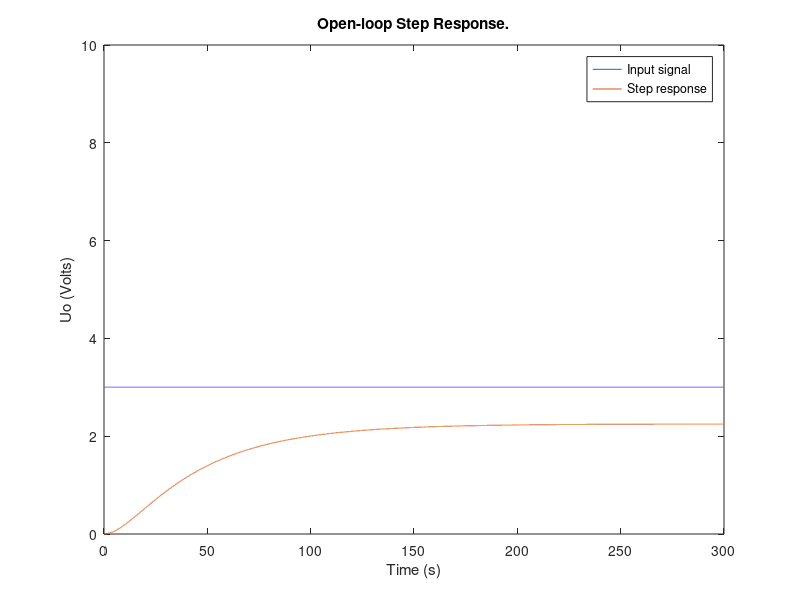
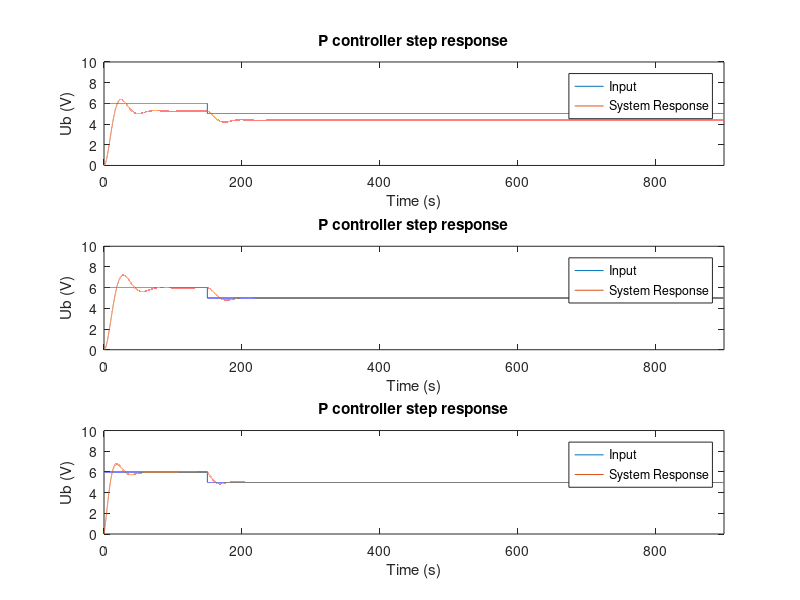

Write the MATLAB code that produced these figures, in order. (Note: a time limit stopped this script after it produced the figures.)
close all;
clear all;
pkg load control % Delete it
clc

Ks = 0.75;
Tg = 50;
Tu = 5;

T1 = 10;
T2 = 40;

sys  = Ks * tf(1, [T1 1]) * tf(1, [T2 1])

%D1
figure('Name','Transfer function')
% [y,t] = step(sys);
t=0:0.01:300;
for k=1:length(t)
    if(t(k)<0)
        y(k) = 0;
    else
        y(k) = 3;
    end
end
plot(t, y);
hold on
st = lsim(sys,y,t);
plot(t, st);
title('Open-loop Step Response.');
ylabel('Uo (Volts)');
xlabel('Time (s)'); 
legend('Input signal', 'Step response')
axis([0 300 0 10])
hold off

%D2

%% ********* 20% overshoot ***********
fprintf('\n\t\t20 percent overshoot\n');
        %p controller
%///Parameters
Kp1 = (0.7*Tg)/(Ks*Tu);
%\\\
PID_controller = pidstd(Kp1);
tf(PID_controller)
m1 = feedback(PID_controller*sys,1)
%plots
% figure('name', '20% Overshoot')
% subplot(3,1,1),
% step(m1); 
% hold on;
% step(sys);
% title(['P controler (Kp = ' num2str(Kp1) ').']);
% legend('P_step','Sys');


        %pi controller
%///Parameters
Kp2 = (0.6*Tg)/(Ks*Tu);
Ti1 = Tg;
%\\\
PID_controller = pidstd(Kp2, Ti1);
tf(PID_controller)
m2 = feedback(PID_controller*sys,1)
%plots
% subplot(3,1,2),
% step(m2); 
% hold on; 
% step(sys);
% title(['PI controler (Kp = ' num2str(Kp2) ', Ki = ' num2str(Ti1) ').']);
% legend('PI_step','Sys');





        %pid controller
%///Parameters
Kp3 = (1.2*Tg)/(Ks*Tu);
Ti2 = 1.4*Tg;
Td = 0.47*Tu;
%\\\
PID_controller = pidstd(Kp3, Ti2, Td);
tf(PID_controller)
m3 = feedback(PID_controller*sys,1)
%plots
% subplot(3,1,3),
% step(m3); 
% hold on; 
% step(sys);
% title(['PID controler (Kp = ' num2str(Kp3) ', Ki = ' num2str(Ti2) ', Kd = ' num2str(Td) ').']);
% legend('PID_step','Sys');

%input
t1=0:0.01:900;
for k=1:length(t1)
    if(t1(k)<0)
        y1(k) = 5;
    elseif(t1(k)>=0 && t1(k)<=150)
        y1(k) = 6;
    else
        y1(k) = 5;
    end
end

% p response
figure('Name','2) 20% Overshoot controllers')
subplot(3,1,1),
plot(t1, y1)
axis([0 900 0 10])
hold on
resp = lsim(m1,y1,t1);
plot(t1, resp) 
title('P controller step response')
legend('Input', 'System Response')
xlabel('Time (s)'); 
ylabel('Ub (V)'); 
e = resp - (y1.');
disp('P errors')
% Errors
iea = trapz(t1,abs(e));          % IAE trapz=numerical integration 
ise = trapz(t1,e.^2);            % ISE 
itae = trapz(t1, t1'.*abs(e));     % ITAE
itse = trapz(t1,t1'.*(e.^2));      % ITSE

% pi response
subplot(3,1,2),
plot(t1, y1)
axis([0 900 0 10])
hold on
resp = lsim(m2,y1,t1);
plot(t1, resp) 
title('P controller step response')
legend('Input', 'System Response')
xlabel('Time (s)'); 
ylabel('Ub (V)'); 
e = resp - (y1.');
disp('PI errors')
% Errors
iea = trapz(t1,abs(e));          % IAE trapz=numerical integration 
ise = trapz(t1,e.^2);            % ISE 
itae = trapz(t1, t1'.*abs(e));     % ITAE
itse = trapz(t1,t1'.*(e.^2));      % ITSE

% pid response
subplot(3,1,3),
plot(t1, y1)
axis([0 900 0 10])
hold on
resp = lsim(m3,y1,t1);
plot(t1, resp) 
title('P controller step response')
legend('Input', 'System Response')
xlabel('Time (s)'); 
ylabel('Ub (V)'); 
e = resp - (y1.');
% Errors
disp('PID errors')
iea = trapz(t1,abs(e));          % IAE trapz=numerical integration 
ise = trapz(t1,e.^2);            % ISE 
itae = trapz(t1, t1'.*abs(e));     % ITAE
itse = trapz(t1,t1'.*(e.^2));      % ITSE



%% D3

% ********* 0% overshoot ***********
fprintf('\n\t\t0 percent disturbance\n');

        %pid controller
%///Parameters
Kp3 = (0.95*Tg)/(Ks*Tu);
Ti2 = 2.4*Tg;
Td = 0.42*Tu;
%\\\
PID_controller = pidstd(Kp3, Ti2, Td);
tf(PID_controller)
m4 = feedback(PID_controller*sys,1)
%plots
% figure('name', '0% Overshoot')
% step(m4); 
% hold on;
% step(sys);
% title(['PID controler (Kp = ' num2str(Kp3) ', Ki = ' num2str(Ti2) ', Kd = ' num2str(Td) ').']);
% legend('PID_step','Sys');
% hold off;

% input
t1=0:0.001:900;
for k=1:length(t1)
    if(t1(k)<=0)
        y2(k) = 5;
    elseif(t1(k)>0 && t1(k)<=300)
        y2(k) = 6;
    elseif(t1(k)>300 && t1(k)<=600)
        y2(k) = 8;
    else
        y2(k) = 5;
    end
end
% disorder
f = 1/100;
disorder_pulse = square(2*pi*f*t1)/2 + 1/2;

y_disorderd = y2 + disorder_pulse;
% figure('Name','Step response')
% plot(t1, y_disorderd)

figure('Name','3) 0% Overshoot PID')
plot(t1, y2)
axis([0 900 0 10])
hold on
resp = lsim(m4,y_disorderd,t1);
plot(t1, resp) 
hold on;
plot(t1, disorder_pulse);
title('PID controller step response')
legend('Input', 'System Response')
xlabel('Time (s)'); 
ylabel('Ub (V)'); 
e = resp - (y2.');
% Errors
disp('PID disturbance errors')
iea = trapz(t1,abs(e));          % IAE trapz=numerical integration 
ise = trapz(t1,e.^2);            % ISE 
itae = trapz(t1, t1'.*abs(e));     % ITAE
itse = trapz(t1,t1'.*(e.^2));      % ITSE
